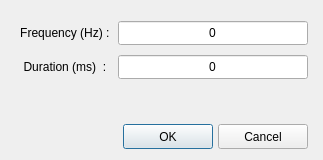
<?xml version="1.0" encoding="UTF-8"?>
<ui version="4.0">
 <class>BeepDialogClass</class>
 <widget class="QDialog" name="BeepDialogClass">
  <property name="windowModality">
   <enum>Qt::WindowModality::ApplicationModal</enum>
  </property>
  <property name="geometry">
   <rect>
    <x>0</x>
    <y>0</y>
    <width>319</width>
    <height>160</height>
   </rect>
  </property>
  <property name="maximumSize">
   <size>
    <width>16777215</width>
    <height>160</height>
   </size>
  </property>
  <property name="focusPolicy">
   <enum>Qt::FocusPolicy::StrongFocus</enum>
  </property>
  <property name="windowTitle">
   <string>Send a beep sound to client</string>
  </property>
  <property name="modal">
   <bool>true</bool>
  </property>
  <layout class="QGridLayout" name="gridLayout">
   <property name="leftMargin">
    <number>20</number>
   </property>
   <property name="topMargin">
    <number>20</number>
   </property>
   <property name="rightMargin">
    <number>15</number>
   </property>
   <property name="horizontalSpacing">
    <number>5</number>
   </property>
   <property name="verticalSpacing">
    <number>8</number>
   </property>
   <item row="3" column="3">
    <widget class="QPushButton" name="button_cancel">
     <property name="sizePolicy">
      <sizepolicy hsizetype="Fixed" vsizetype="Fixed">
       <horstretch>0</horstretch>
       <verstretch>0</verstretch>
      </sizepolicy>
     </property>
     <property name="minimumSize">
      <size>
       <width>90</width>
       <height>25</height>
      </size>
     </property>
     <property name="focusPolicy">
      <enum>Qt::FocusPolicy::TabFocus</enum>
     </property>
     <property name="text">
      <string>Cancel</string>
     </property>
     <property name="autoDefault">
      <bool>false</bool>
     </property>
    </widget>
   </item>
   <item row="1" column="0">
    <widget class="QLabel" name="label_duration">
     <property name="text">
      <string>Duration (ms)  : </string>
     </property>
     <property name="alignment">
      <set>Qt::AlignmentFlag::AlignCenter</set>
     </property>
     <property name="buddy">
      <cstring>spinbox_duration</cstring>
     </property>
    </widget>
   </item>
   <item row="2" column="0" colspan="4">
    <spacer name="verticalSpacer">
     <property name="orientation">
      <enum>Qt::Orientation::Vertical</enum>
     </property>
     <property name="sizeHint" stdset="0">
      <size>
       <width>20</width>
       <height>40</height>
      </size>
     </property>
    </spacer>
   </item>
   <item row="0" column="0">
    <widget class="QLabel" name="label_freq">
     <property name="sizePolicy">
      <sizepolicy hsizetype="Preferred" vsizetype="Fixed">
       <horstretch>0</horstretch>
       <verstretch>0</verstretch>
      </sizepolicy>
     </property>
     <property name="text">
      <string>Frequency (Hz) : </string>
     </property>
     <property name="alignment">
      <set>Qt::AlignmentFlag::AlignCenter</set>
     </property>
     <property name="buddy">
      <cstring>spinbox_freq</cstring>
     </property>
    </widget>
   </item>
   <item row="3" column="2">
    <widget class="QPushButton" name="button_ok">
     <property name="sizePolicy">
      <sizepolicy hsizetype="Fixed" vsizetype="Fixed">
       <horstretch>0</horstretch>
       <verstretch>0</verstretch>
      </sizepolicy>
     </property>
     <property name="minimumSize">
      <size>
       <width>90</width>
       <height>25</height>
      </size>
     </property>
     <property name="focusPolicy">
      <enum>Qt::FocusPolicy::TabFocus</enum>
     </property>
     <property name="text">
      <string>OK</string>
     </property>
     <property name="default">
      <bool>true</bool>
     </property>
    </widget>
   </item>
   <item row="3" column="0">
    <spacer name="horizontalSpacer">
     <property name="orientation">
      <enum>Qt::Orientation::Horizontal</enum>
     </property>
     <property name="sizeHint" stdset="0">
      <size>
       <width>86</width>
       <height>20</height>
      </size>
     </property>
    </spacer>
   </item>
   <item row="3" column="1">
    <spacer name="horizontalSpacer_2">
     <property name="orientation">
      <enum>Qt::Orientation::Horizontal</enum>
     </property>
     <property name="sizeHint" stdset="0">
      <size>
       <width>40</width>
       <height>20</height>
      </size>
     </property>
    </spacer>
   </item>
   <item row="1" column="1" colspan="3">
    <widget class="QSpinBox" name="spinbox_duration">
     <property name="sizePolicy">
      <sizepolicy hsizetype="Expanding" vsizetype="Fixed">
       <horstretch>1</horstretch>
       <verstretch>0</verstretch>
      </sizepolicy>
     </property>
     <property name="minimumSize">
      <size>
       <width>0</width>
       <height>26</height>
      </size>
     </property>
     <property name="cursor">
      <cursorShape>IBeamCursor</cursorShape>
     </property>
     <property name="alignment">
      <set>Qt::AlignmentFlag::AlignCenter</set>
     </property>
     <property name="buttonSymbols">
      <enum>QAbstractSpinBox::ButtonSymbols::NoButtons</enum>
     </property>
     <property name="correctionMode">
      <enum>QAbstractSpinBox::CorrectionMode::CorrectToNearestValue</enum>
     </property>
     <property name="minimum">
      <number>0</number>
     </property>
     <property name="maximum">
      <number>999999999</number>
     </property>
     <property name="singleStep">
      <number>10</number>
     </property>
     <property name="value">
      <number>0</number>
     </property>
    </widget>
   </item>
   <item row="0" column="1" colspan="3">
    <widget class="QSpinBox" name="spinbox_freq">
     <property name="sizePolicy">
      <sizepolicy hsizetype="Expanding" vsizetype="Fixed">
       <horstretch>1</horstretch>
       <verstretch>0</verstretch>
      </sizepolicy>
     </property>
     <property name="minimumSize">
      <size>
       <width>0</width>
       <height>26</height>
      </size>
     </property>
     <property name="cursor">
      <cursorShape>IBeamCursor</cursorShape>
     </property>
     <property name="alignment">
      <set>Qt::AlignmentFlag::AlignCenter</set>
     </property>
     <property name="buttonSymbols">
      <enum>QAbstractSpinBox::ButtonSymbols::NoButtons</enum>
     </property>
     <property name="correctionMode">
      <enum>QAbstractSpinBox::CorrectionMode::CorrectToNearestValue</enum>
     </property>
     <property name="minimum">
      <number>0</number>
     </property>
     <property name="maximum">
      <number>999999999</number>
     </property>
     <property name="singleStep">
      <number>15</number>
     </property>
     <property name="value">
      <number>0</number>
     </property>
    </widget>
   </item>
  </layout>
 </widget>
 <tabstops>
  <tabstop>button_ok</tabstop>
  <tabstop>button_cancel</tabstop>
  <tabstop>spinbox_freq</tabstop>
  <tabstop>spinbox_duration</tabstop>
 </tabstops>
 <resources/>
 <connections/>
</ui>
